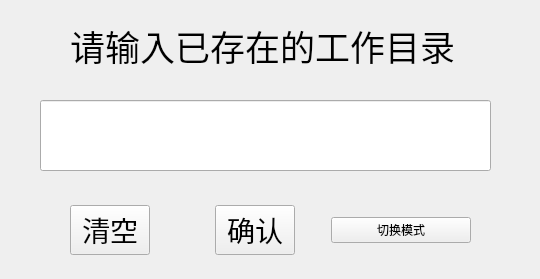
<?xml version="1.0" encoding="UTF-8"?>
<ui version="4.0">
 <class>CreateProject</class>
 <widget class="QWidget" name="CreateProject">
  <property name="geometry">
   <rect>
    <x>0</x>
    <y>0</y>
    <width>540</width>
    <height>279</height>
   </rect>
  </property>
  <property name="minimumSize">
   <size>
    <width>540</width>
    <height>279</height>
   </size>
  </property>
  <property name="maximumSize">
   <size>
    <width>540</width>
    <height>279</height>
   </size>
  </property>
  <property name="windowTitle">
   <string>Form</string>
  </property>
  <widget class="QLabel" name="CurrentState">
   <property name="geometry">
    <rect>
     <x>70</x>
     <y>10</y>
     <width>401</width>
     <height>71</height>
    </rect>
   </property>
   <property name="font">
    <font>
     <pointsize>26</pointsize>
    </font>
   </property>
   <property name="text">
    <string>请输入已存在的工作目录</string>
   </property>
  </widget>
  <widget class="QLineEdit" name="Path">
   <property name="geometry">
    <rect>
     <x>40</x>
     <y>100</y>
     <width>451</width>
     <height>71</height>
    </rect>
   </property>
  </widget>
  <widget class="QWidget" name="horizontalLayoutWidget">
   <property name="geometry">
    <rect>
     <x>40</x>
     <y>180</y>
     <width>431</width>
     <height>101</height>
    </rect>
   </property>
   <layout class="QHBoxLayout" name="horizontalLayout">
    <item alignment="Qt::AlignHCenter">
     <widget class="QPushButton" name="pushButton_2">
      <property name="font">
       <font>
        <pointsize>21</pointsize>
       </font>
      </property>
      <property name="text">
       <string>清空</string>
      </property>
     </widget>
    </item>
    <item alignment="Qt::AlignHCenter">
     <widget class="QPushButton" name="Enter">
      <property name="font">
       <font>
        <pointsize>21</pointsize>
        <bold>false</bold>
       </font>
      </property>
      <property name="text">
       <string>确认</string>
      </property>
     </widget>
    </item>
    <item>
     <widget class="QPushButton" name="Restart">
      <property name="text">
       <string>切换模式</string>
      </property>
     </widget>
    </item>
   </layout>
  </widget>
 </widget>
 <resources/>
 <connections>
  <connection>
   <sender>pushButton_2</sender>
   <signal>clicked()</signal>
   <receiver>Path</receiver>
   <slot>clear()</slot>
   <hints>
    <hint type="sourcelabel">
     <x>130</x>
     <y>197</y>
    </hint>
    <hint type="destinationlabel">
     <x>134</x>
     <y>141</y>
    </hint>
   </hints>
  </connection>
 </connections>
</ui>
